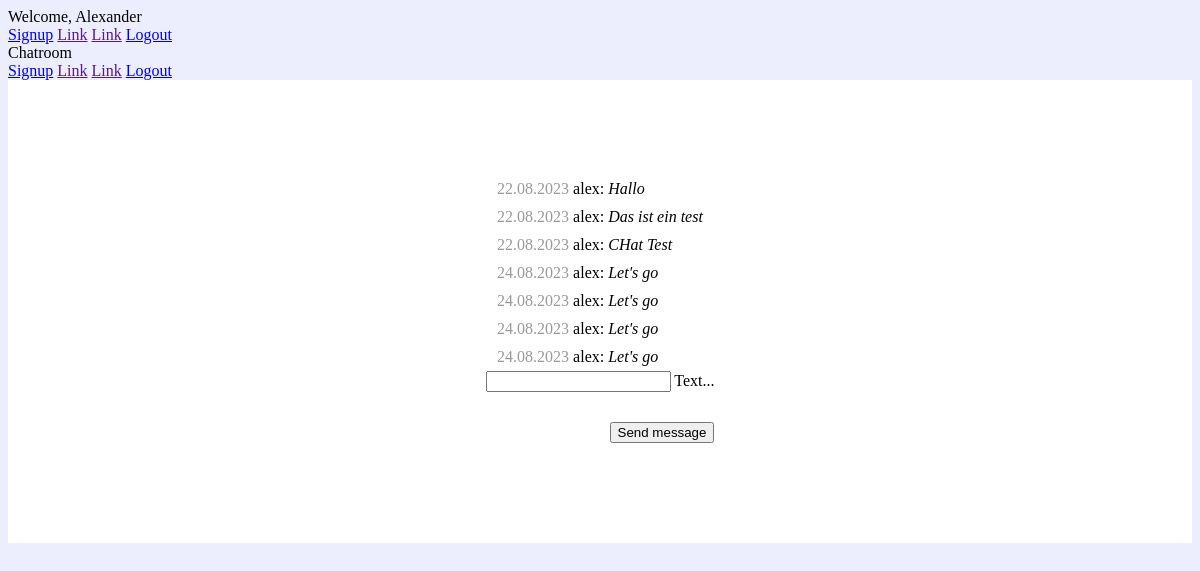
The page /chat/ (signed in) on the database as committed earlier.
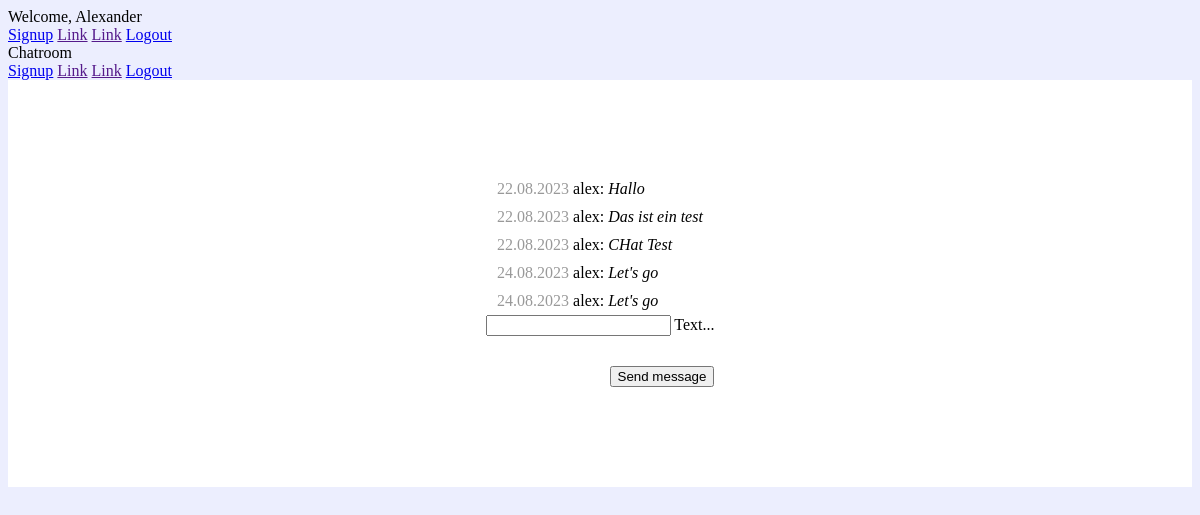
The same page on the database as committed later.
### chat/models.py (models this page shows)
class Message(models.Model):
    text = models.CharField(max_length=500)
    created_at = models.DateField(default=datetime.today)
    chat = models.ForeignKey(Chat, on_delete=models.CASCADE, related_name='chat_message_set', default=None, blank=True, null=True)
    author = models.ForeignKey(settings.AUTH_USER_MODEL, on_delete=models.CASCADE, related_name='author_message_set')
    receiver = models.ForeignKey(settings.AUTH_USER_MODEL, on_delete=models.CASCADE, related_name='receiver_message_set')

### chat/views.py (the view)
# urls.py: path('chat/', index, name='chat'),
@login_required(login_url='/login/')
def index(request):
    if request.method == 'POST':
        myChat = Chat.objects.get(id=1)
        new_Message = Message.objects.create(text=request.POST['textmessage'], chat=myChat, author=request.user, receiver=request.user)
        serialized_obj = serializers.serialize('json', [ new_Message, ])
        return JsonResponse(serialized_obj[1:-1], safe=False)
    chatMessages = Message.objects.filter(chat__id=1)
    return render(request, 'chat/index.html', {'messages' : chatMessages})

### chat/templates/chat/index.html (shortened to what this page needs)
{% extends 'base.html' %}
{% block content %}
  {% if request.user.is_authenticated %}
    <div id="messageContainer">
      {% for message in messages %}
        <div>
          <span class="colorGrey">{{ message.created_at|date:'d.m.Y' }}</span>
          <span class="senderName">{{ message.author.username }}:</span>
          <i>{{ message.text }}</i>
        </div>
      {% endfor %}
    </div>
    <form onsubmit="sendMessage(); return false" method="post">
      <div class="mdl-textfield mdl-js-textfield mdl-textfield--floating-label">
        <input class="mdl-textfield__input" name="textmessage" type="text" id="messageField" />
        <label class="mdl-textfield__label" for="messageField">Text...</label>
      </div>
      <button class="mdl-button mdl-js-button mdl-button--raised mdl-button--colored buttonHover">Send message</button>
    </form>
  {% else %}
    <h1>Not signed-in</h1>
    <p>
      You are not signed-in! <br />
      Please click <a href="/login/">here</a>
    </p>
  {% endif %}
{% endblock %}

Rows that differ between the two databases and show on the page:
removed Message: created_at "24.08.2023", author.username "alex", text "Let's go"
removed Message: created_at "24.08.2023", author.username "alex", text "Let's go"
